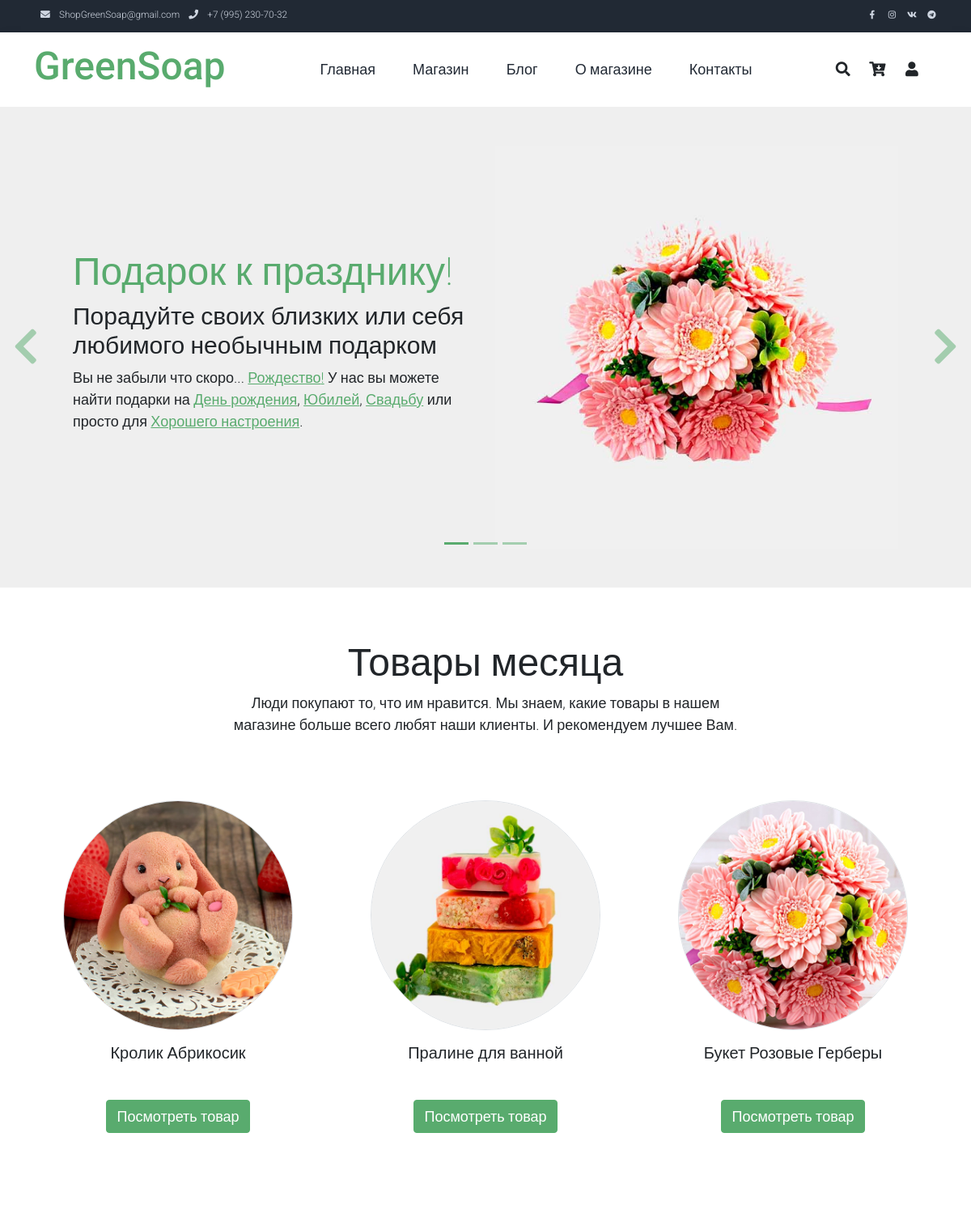
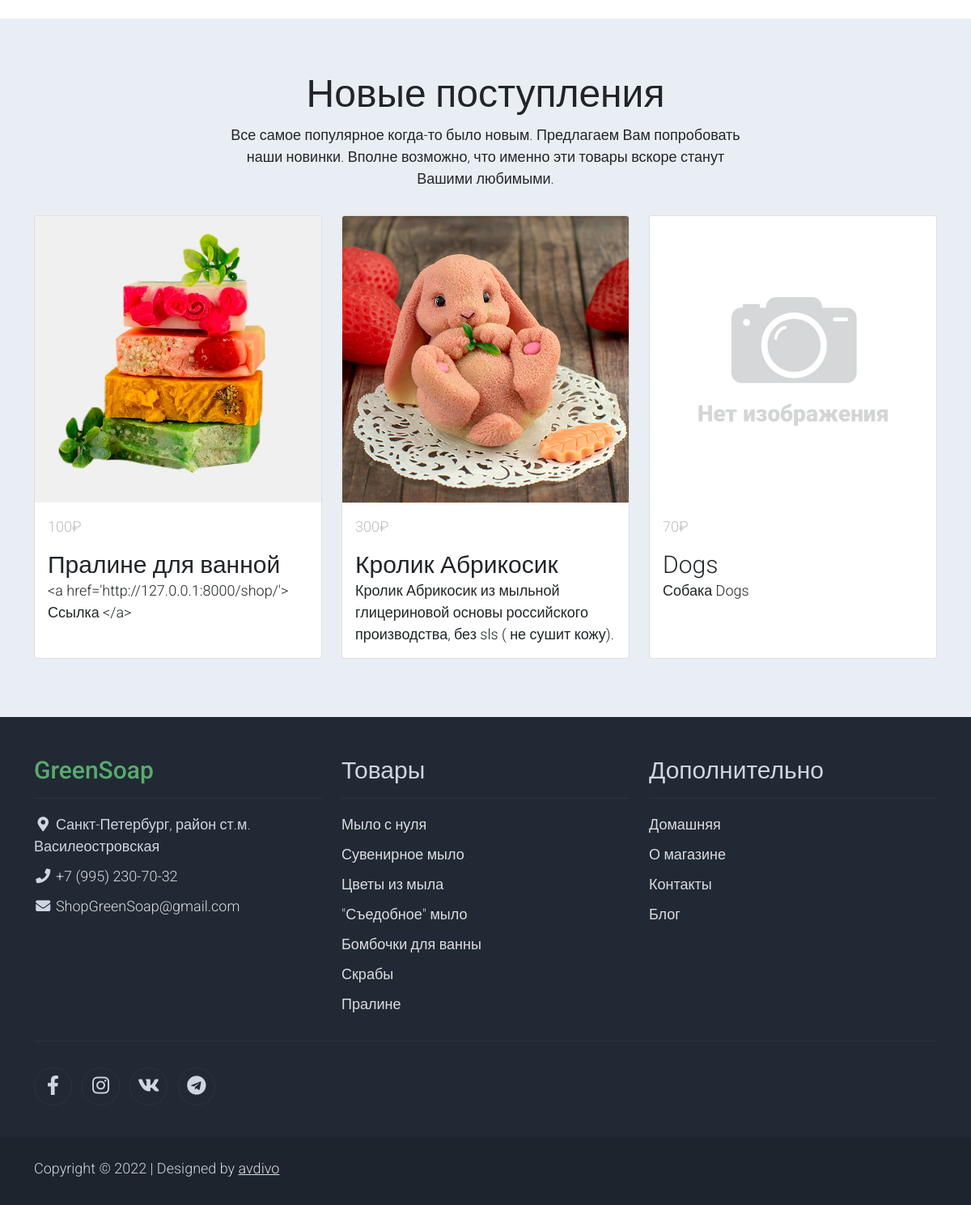
The page / on the database its author committed (2 pictures, top to bottom).
### product/models.py (models this page shows, shortened)
class Holiday(models.Model):
    name = models.CharField(max_length=64, verbose_name=u'Праздник')  # Название категории
    date = models.DateField(default=None, blank=True, null=True, verbose_name=u'Дата')
    alias = models.CharField(max_length=64, blank=False, unique=True, default='!!!', verbose_name=u'Псевдоним')  # Псевдоним поля
    class Meta:
        verbose_name = 'Праздник'
        verbose_name_plural = 'Праздники'

class Product(models.Model):
    name = models.CharField(max_length=128, verbose_name=u'Название')  # Название товара
    category = models.ForeignKey(Category, on_delete=models.PROTECT,
                                 verbose_name=u'Категория')  # К какой категории относится товар
    alias = models.CharField(max_length=64, blank=False, unique=True, default='!!!', verbose_name=u'Псевдоним')  # Псевдоним поля
    holiday = models.ManyToManyField(Holiday, default='1', blank=False,
                                 verbose_name=u'Праздник')  # К какому празднику подходит товар
    description = models.TextField(blank=True, verbose_name=u'Описание')  # Описание товара
    price = models.IntegerField(default=0, verbose_name=u'Цена')  # Цена за единицу
    quantity = models.IntegerField(default=0, verbose_name=u'Остаток')  # Остаток на складе
    popular = models.IntegerField(default=0, verbose_name=u'Популярность')  # Популярность товара
    discount = models.IntegerField(default=0, verbose_name=u'Скидка')  # Скидка (сумма скидки, не %)
    active = models.BooleanField(default=True, verbose_name=u'Активен')  # Товар Активен
    article = models.CharField(max_length=8,
                               blank=True, default=None,
                               verbose_name=u'Артикль')  # Артикль (получается с применением префикса PRODUCT_PREFIX)
    class Meta:
        verbose_name = 'Товар'
        verbose_name_plural = 'Товары'
    @property
    def actual_price(self):
        return self.price - self.discount if self.active else 0

### shop/views.py (the view)
# urls.py: path('', index, name='index'),
def index(request):
    request.session['return'] = 'index'  # Запоминаем последнюю страницу
    products_favorite = Product.objects.all().order_by('popular')[:3]  # Самые популярные товары
    products_favorite = select_main_photo(products_favorite)  # В свойстве photo теперь главная фотография
    products_new = Product.objects.all().order_by('-id')[:3]  # Самые новые товары
    products_new = select_main_photo(products_new)  # В свойстве photo теперь главная фотография
    for p in products_new:
        p.description = p.description.split('\n')[0]
    startdate = datetime.datetime.today()
    enddate = startdate + datetime.timedelta(days=30)
    holidays = Holiday.objects.filter(date__range=[startdate, enddate]).order_by('date')
    return render(request, 'index.html', locals())

### profile/templatetags/user_tags.py (called while the page is built)
@register.simple_tag(takes_context=True)
def basket_count(context):
    request = context['request']
    try:
        if request.user.is_authenticated:
            basket = Profile.objects.get(user=request.user).basket
        else:
            if 'basket' in request.session:
                basket = request.session['basket']
            else:
                return ''
        if not isinstance(basket, dict):
            basket = eval(basket)
    except:
        return ''
    q = sum(x for x in basket.values())
    return q if q else ''

### shop/views.py (called while the page is built)
def select_main_photo(products):
    for product in products:
        photo = ProductImage.objects.filter(product_id=product.id, active=True,
                                            main=True)  # Выбираем главную фотографию для товара
        product.photo = settings.NO_PHOTO
        if len(photo):
            product.photo = photo[0].image.url
    return products

### templates/index.html (shortened to what this page needs)
{% extends 'base.html' %}
{% load static %}
{% block content %}
    <div id="template-mo-zay-hero-carousel" class="carousel slide" data-bs-ride="carousel">
        <ol class="carousel-indicators">
            <li data-bs-target="#template-mo-zay-hero-carousel" data-bs-slide-to="0" class="active"></li>
            <li data-bs-target="#template-mo-zay-hero-carousel" data-bs-slide-to="1"></li>
            <li data-bs-target="#template-mo-zay-hero-carousel" data-bs-slide-to="2"></li>
        </ol>
        <div class="carousel-inner">
            <div class="carousel-item active">
                <div class="container">
                    <div class="row p-5">
                        <div class="mx-auto col-md-8 col-lg-6 order-lg-last">
                            <img class="w-100 img-fluid" src="{% static '/img/suvenirnoe.jpg' %}" alt="">
                        </div>
                        <div class="col-lg-6 mb-0 d-flex align-items-center">
                            <div class="text-align-left align-self-center">
                                <h1 class="h1 text-success">Подарок к празднику!</h1>
                                <h3 class="h2">Порадуйте своих близких или себя любимого <b>необычным подарком</b></h3>
                                <p>
                                    {% if holidays %}
                                    Вы не забыли что скоро...
                                    {% for holiday in holidays %}
                                    <a rel="sponsored" class="text-success" href="{% url 'shop' holiday.alias %}">{{ holiday.name }}!</a>
                                    {% endfor %}
                                    {% endif %}
                                    У нас вы можете найти подарки на <a rel="sponsored" class="text-success" href="{% url 'shop' 'birthday' %}">День рождения</a>,
                                    <a rel="sponsored" class="text-success" href="{% url 'shop' 'ubiley' %}">Юбилей</a>,
                                    <a rel="sponsored" class="text-success" href="{% url 'shop' 'svadba' %}">Свадьбу</a> или просто для
                                    <a rel="sponsored" class="text-success" href="{% url 'shop' %}">Хорошего настроения</a>.
                                </p>
                            </div>
                        </div>
                    </div>
                </div>
            </div>
        </div>
        <a class="carousel-control-prev text-decoration-none w-auto ps-3" href="#template-mo-zay-hero-carousel" role="button" data-bs-slide="prev">
            <i class="fas fa-chevron-left"></i>
        </a>
        <a class="carousel-control-next text-decoration-none w-auto pe-3" href="#template-mo-zay-hero-carousel" role="button" data-bs-slide="next">
            <i class="fas fa-chevron-right"></i>
        </a>
    </div>
    <section class="container py-5">
        <div class="row text-center pt-3">
            <div class="col-lg-7 m-auto">
                <h1 class="h1">Товары месяца</h1>
                <p>
                    Люди покупают то, что им нравится.
                    Мы знаем, какие товары в нашем магазине больше всего любят наши клиенты. И рекомендуем лучшее Вам.
                </p>
            </div>
        </div>
        <div class="row">
            {% for product in products_favorite %}
            <div class="col-12 col-md-4 p-5 mt-3">
                <a href="{% url 'shop-single' product.alias %}"><img src="{{ product.photo }}" class="rounded-circle img-fluid border"></a>
                <div style="height: 3em;" class="text-center mt-3 mb-3"><h5>{{ product.name }}</h5></div>
                <p class="text-center"><a class="btn btn-success" href="{% url 'shop-single' product.alias %}">
                Посмотреть товар</a></p>
            </div>
            {% endfor %}
        </div>
    </section>
    <section class="bg-light">
        <div class="container py-5">
            <div class="row text-center py-3">
                <div class="col-lg-7 m-auto">
                    <h1 class="h1">Новые поступления</h1>
                    <p>
                        Все самое популярное когда-то было новым. Предлагаем Вам попробовать наши новинки.
                        Вполне возможно, что именно эти товары вскоре станут Вашими любимыми.
                    </p>
                </div>
            </div>
            <div class="row">
                {% for product in products_new %}
                <div class="col-12 col-md-4 mb-4">
                    <div class="card h-100">
                        <a href="{% url 'shop-single' product.alias %}">
                            <img src="{{ product.photo }}" class="card-img-top" alt="...">
                        </a>
                        <div class="card-body">
                            <ul class="list-unstyled d-flex justify-content-between">
                                <li class="text-muted text-right">{{ product.actual_price }}&#x20bd;</li>
                            </ul>
                            <a href="{% url 'shop-single' product.alias %}" class="h2 text-decoration-none text-dark">{{ product.name }}</a>
                            <p class="card-text">
                                {{ product.description }}
                            </p>
                        </div>
                    </div>
                </div>
                {% endfor %}
            </div>
        </div>
    </section>
{% endblock content %}

### static/css/templatemo.css (style rules this page uses)
body, ul, li, p, a, label, input, div { font-family: 'Roboto', sans-serif; font-size: 18px !important; font-weight: 300 !important; }
.h1 { font-family: 'Roboto', sans-serif; font-size: 48px !important; font-weight: 200 !important; }
.h2 { font-family: 'Roboto', sans-serif; font-size: 30px !important; font-weight: 300; }
.text-muted { color: #bcbcbc !important; }
.text-success { color: #59ab6e !important; }
.bg-light { background-color: #e9eef5 !important; }
.btn-success { background-color: #59ab6e !important; border-color: #56ae6c !important; }
#template-mo-zay-hero-carousel { background: #efefef !important; }
#template-mo-zay-hero-carousel .carousel-indicators li { margin-top: -50px; background-color: #59ab6e; }
#template-mo-zay-hero-carousel .carousel-control-next i, #template-mo-zay-hero-carousel .carousel-control-prev i { color: #59ab6e !important; font-size: 2.8em !important; }
@media (min-width: 992px) { #template-mo-zay-hero-carousel .carousel-item { min-height: 30rem !important; } }

### rows shown on the page
Holiday: name "Рождество"
Product: shows a picture, name "Кролик Абрикосик", actual_price "300", description "Кролик Абрикосик из мыльной глицериновой основы российского производства, без sls ( не сушит кожу)."
Product: shows a picture, name "Пралине для ванной", actual_price "100", description "<a href='http://127.0.0.1:8000/shop/'> Ссылка </a>"
Product: shows a picture, name "Букет Розовые Герберы"
Product: shows a picture, actual_price "70", name "Dogs", description "Собака Dogs"
